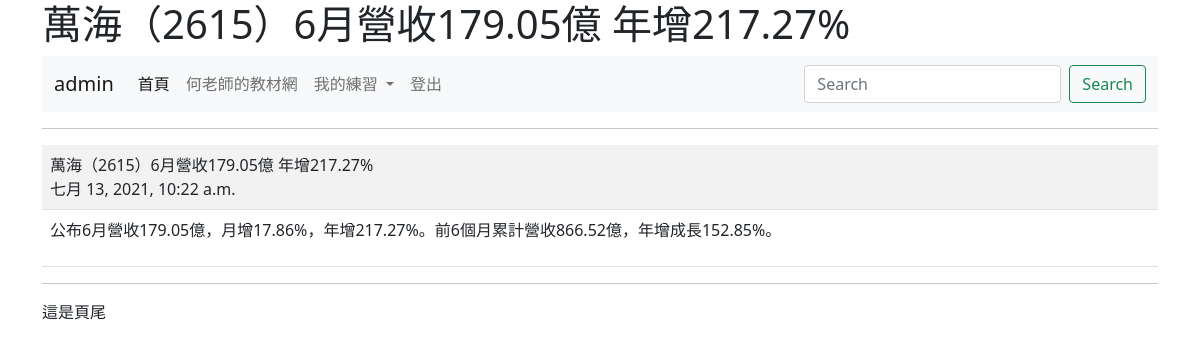
The app's page /show/3/ (signed in) with its own data.
### mysite/models.py (models this page shows, shortened)
class Post(models.Model):
	title = models.CharField(max_length=200)
	content = models.TextField()
	pub_date = models.DateTimeField(default=timezone.now)
	class Meta:
		ordering = ('-pub_date',)

### mysite/views.py (the view)
# urls.py: path('show/<int:id>/', views.show),
@login_required(login_url="/admin/login/")
def show(request, id):
	try:
		post = Post.objects.get(id=id)
	except:
		return redirect("/news/")
	return render(request, "show.html", locals())

### templates/show.html (shortened to what this page needs)
{% extends "base.html" %}
{% block main %}
	<hr>
	<table class="table table-striped">
		<tr>
			<td>
				{{post.title}}<br>
				{{post.pub_date}}
			</td>
		</tr>
		<tr>
			<td>
				{{post.content | linebreaks }}
			</td>
		</tr>
	</table>
{% endblock %}

### templates/menu.html (shortened to what this page needs)
<nav class="navbar navbar-expand-lg navbar-light bg-light">
  <div class="container-fluid">
    <a class="navbar-brand" href="#">
    	{% if request.user.is_authenticated %}
    		{{ request.user.username }}
    	{% else %}
    		未登入的訪客
    	{% endif %}
	</a>
    <div class="collapse navbar-collapse" id="navbarSupportedContent">
      <ul class="navbar-nav me-auto mb-2 mb-lg-0">
        <li class="nav-item">
          <a class="nav-link active" aria-current="page" href="/">首頁</a>
        </li>
        <li class="nav-item">
          <a class="nav-link" href="https://104.es">何老師的教材網</a>
        </li>
        <li class="nav-item dropdown">
          <a class="nav-link dropdown-toggle" href="#" id="navbarDropdown" role="button" data-bs-toggle="dropdown" aria-expanded="false">
            我的練習
          </a>
        </li>
        {% if request.user.is_authenticated %}
        	<li class="nav-item">
	          <a class="nav-link " href="/logout/" tabindex="-1" >登出</a>
	        </li>
        {% else %}
	        <li class="nav-item">
	          <a class="nav-link " href="/admin/login/?next=/" tabindex="-1" >登入</a>
	        </li>
	    {% endif %}
      </ul>
      <form class="d-flex">
        <input class="form-control me-2" type="search" placeholder="Search" aria-label="Search">
        <button class="btn btn-outline-success" type="submit">Search</button>
      </form>
    </div>
  </div>
</nav>

### records on screen
Post: title "萬海（2615）6月營收179.05億 年增217.27%", pub_date "七月 13, 2021, 10:22 a.m.", content "公布6月營收179.05億，月增17.86%，年增217.27%。前6個月累計營收866.52億，年增成長152.85%。"

### other values on screen
{{ request.user.username }} "admin"
